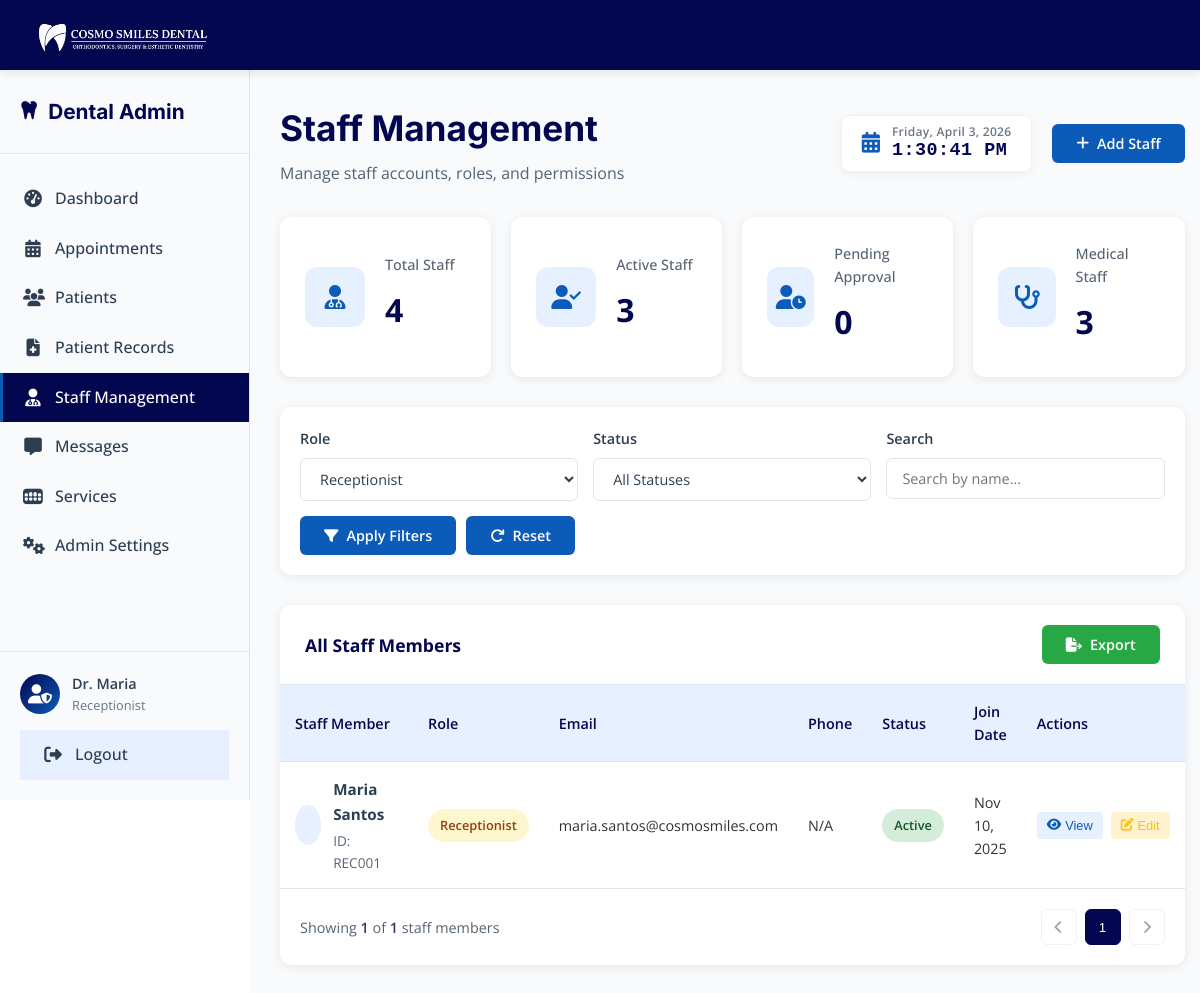
The page /public/admin/admin-staff.php?role=receptionist (signed in) on the database its author committed.
### tables this page shows
CREATE TABLE `staff_users` (
  `id` int(11) NOT NULL AUTO_INCREMENT,
  `staff_id` varchar(20) NOT NULL,
  `email` varchar(100) NOT NULL,
  `password` varchar(255) NOT NULL,
  `first_name` varchar(50) NOT NULL,
  `last_name` varchar(50) NOT NULL,
  `role` enum('receptionist','assistant_dentist') NOT NULL,
  `specialization` varchar(100) DEFAULT NULL,
  `department` varchar(100) DEFAULT NULL,
  `phone` varchar(15) DEFAULT NULL,
  `status` enum('active','inactive') DEFAULT 'active',
  `last_login` timestamp NULL DEFAULT NULL,
  `created_at` timestamp NOT NULL DEFAULT current_timestamp(),
  `updated_at` timestamp NOT NULL DEFAULT current_timestamp() ON UPDATE current_timestamp(),
  PRIMARY KEY (`id`),
  UNIQUE KEY `staff_id` (`staff_id`),
  UNIQUE KEY `email` (`email`)
);

### src/Controllers/AdminStaffController.php (called while the page is built, shortened)
<?php
class AdminStaffController {
    private $conn;
    public function __construct($pdo = null) {
        if ($pdo) {
            $this->conn = $pdo;
        } else {
            $this->db = new Database();
            $this->conn = $this->db->getConnection();
        }
    }
    public function getAllStaff($filters = []) {
        try {
            $limit = isset($filters['limit']) ? (int)$filters['limit'] : 5;
            $page = isset($filters['page']) ? (int)$filters['page'] : 1;
            $offset = ($page - 1) * $limit;
            $queryAdmin = "SELECT id, dentist_id as staff_id, first_name, last_name, email, role, status, created_at, 'admin_type' as user_type
                          FROM admin_users WHERE 1=1";
            $queryStaff = "SELECT id, staff_id, first_name, last_name, email, role, status, created_at, 'staff_type' as user_type
                          FROM staff_users WHERE 1=1";
            $paramsAdmin = [];
            $paramsStaff = [];
            if (!empty($filters['role']) && $filters['role'] !== 'all') {
                $role = $filters['role'];
                if ($role === 'dentist') {
                    $queryStaff .= " AND 1=0";
                } else if ($role === 'receptionist') {
                    $queryAdmin .= " AND 1=0";
                } else {
                    $queryAdmin .= " AND 1=0";
                    $queryStaff .= " AND role = :role";
                    $paramsStaff[':role'] = $role;
                }
            }
            $stmtCountAdmin = $this->conn->prepare("SELECT COUNT(*) FROM (" . $queryAdmin . ") as t");
            $stmtCountAdmin->execute($paramsAdmin);
            $countAdmin = $stmtCountAdmin->fetchColumn();
            $stmtCountStaff = $this->conn->prepare("SELECT COUNT(*) FROM (" . $queryStaff . ") as t");
            $stmtCountStaff->execute($paramsStaff);
            $countStaff = $stmtCountStaff->fetchColumn();
            $totalRecords = $countAdmin + $countStaff;
            $totalPages = ceil($totalRecords / $limit);
            $stmtAdmin = $this->conn->prepare($queryAdmin);
            $stmtAdmin->execute($paramsAdmin);
            $admins = $stmtAdmin->fetchAll(PDO::FETCH_ASSOC);
            $stmtStaff = $this->conn->prepare($queryStaff);
            $stmtStaff->execute($paramsStaff);
            $staff = $stmtStaff->fetchAll(PDO::FETCH_ASSOC);
            $combined = array_merge($admins, $staff);
            usort($combined, function($a, $b) {
                return strtotime($b['created_at']) - strtotime($a['created_at']);
            });
            $paginated = array_slice($combined, $offset, $limit);
            return [
                'staff' => $paginated,
                'total_records' => $totalRecords,
                'total_pages' => $totalPages,
                'current_page' => $page,
                'limit' => $limit
            ];
        } catch (Exception $e) {
            error_log("Error in getAllStaff: " . $e->getMessage());
            return ['staff' => [], 'total_records' => 0, 'total_pages' => 0];
        }
    }
    public function getStaffStats() {
        try {
            $stats = [
                'total' => 0,
                'active' => 0,
                'pending' => 0,
                'medical' => 0
            ];
            $stmtAdmin = $this->conn->query("SELECT status FROM admin_users");
            while ($row = $stmtAdmin->fetch(PDO::FETCH_ASSOC)) {
                $stats['total']++;
                if ($row['status'] === 'active') $stats['active']++;
                $stats['medical']++;
            }
            $stmtStaff = $this->conn->query("SELECT status, role FROM staff_users");
            while ($row = $stmtStaff->fetch(PDO::FETCH_ASSOC)) {
                $stats['total']++;
                if ($row['status'] === 'active') $stats['active']++;
            }
            return $stats;
        } catch (Exception $e) {
            error_log("Error in getStaffStats: " . $e->getMessage());
            return ['total' => 0, 'active' => 0, 'pending' => 0, 'medical' => 0];
        }
    }
}
?>

### public/admin/admin-staff.php (the view, shortened to what this page needs)
<?php
require_once __DIR__ . '/../../src/Controllers/AdminStaffController.php';
$database = new Database();
$pdo = $database->getConnection();
$controller = new AdminStaffController($pdo);
$page = isset($_GET['page']) ? (int)$_GET['page'] : 1;
$limit = 5;
$search = isset($_GET['search']) ? $_GET['search'] : '';
$role = isset($_GET['role']) ? $_GET['role'] : 'all';
$status = isset($_GET['status']) ? $_GET['status'] : 'all';
$data = $controller->getAllStaff([
    'page' => $page,
    'limit' => $limit,
    'search' => $search,
    'role' => $role,
    'status' => $status
]);
$staffList = isset($data['staff']) ? $data['staff'] : [];
$totalPages = isset($data['total_pages']) ? $data['total_pages'] : 1;
$totalRecords = isset($data['total_records']) ? $data['total_records'] : 0;
$stats = $controller->getStaffStats();
?>
<!DOCTYPE html>
<html lang="en">
<head>
    <link rel="stylesheet" href="https://cdnjs.cloudflare.com/ajax/libs/font-awesome/6.4.0/css/all.min.css">
</head>
<body>
    <?php include 'includes/admin-header.php'; ?>
    <div class="admin-container">
        <?php include 'includes/admin-sidebar.php'; ?>
        <main class="admin-main">
            <div class="dashboard-header">
                <div class="header-content">
                    <h1>Staff Management</h1>
                    <p>Manage staff accounts, roles, and permissions</p>
                </div>
                <div class="header-actions">
                    <div class="date-display">
                        <i class="fas fa-calendar-alt"></i>
                        <div class="clock-content">
                            <span id="admin-date">Loading...</span>
                            <span id="admin-time">00:00:00 AM</span>
                        </div>
                    </div>
                    <button class="btn btn-primary" id="add-staff-btn">
                        <i class="fas fa-plus"></i> Add Staff
                    </button>
                </div>
            </div>
            <div class="stats-grid">
                <div class="stat-card">
                    <div class="stat-icon"><i class="fas fa-user-md"></i></div>
                    <div class="stat-content">
                        <h3>Total Staff</h3>
                        <div class="stat-number"><?php echo isset($stats['total']) ? $stats['total'] : 0; ?></div>
                    </div>
                </div>
                <div class="stat-card">
                    <div class="stat-icon"><i class="fas fa-user-check"></i></div>
                    <div class="stat-content">
                        <h3>Active Staff</h3>
                        <div class="stat-number"><?php echo isset($stats['active']) ? $stats['active'] : 0; ?></div>
                    </div>
                </div>
                <div class="stat-card">
                    <div class="stat-icon"><i class="fas fa-user-clock"></i></div>
                    <div class="stat-content">
                        <h3>Pending Approval</h3>
                        <div class="stat-number"><?php echo isset($stats['pending']) ? $stats['pending'] : 0; ?></div>
                    </div>
                </div>
                <div class="stat-card">
                    <div class="stat-icon"><i class="fas fa-stethoscope"></i></div>
                    <div class="stat-content">
                        <h3>Medical Staff</h3>
                        <div class="stat-number"><?php echo isset($stats['medical']) ? $stats['medical'] : 0; ?></div>
                    </div>
                </div>
            </div>
            <div class="staff-filter">
                <div class="filter-row">
                    <div class="filter-group">
                        <label for="role-filter">Role</label>
                        <select id="role-filter" class="filter-control">
                            <option value="receptionist" <?php echo $role == 'receptionist' ? 'selected' : ''; ?>>Receptionist</option>
                        </select>
                    </div>
                    <div class="filter-group">
                        <label for="status-filter">Status</label>
                        <select id="status-filter" class="filter-control">
                            <option value="all" <?php echo $status == 'all' ? 'selected' : ''; ?>>All Statuses</option>
                        </select>
                    </div>
                    <div class="filter-group">
                        <label for="search-filter">Search</label>
                        <input type="text" id="search-filter" class="filter-control" placeholder="Search by name..." value="<?php echo htmlspecialchars($search); ?>">
                    </div>
                    <div class="filter-actions">
                        <button class="btn btn-primary" id="apply-filters-btn">
                            <i class="fas fa-filter"></i> Apply Filters
                        </button>
                        <button class="btn" id="reset-filters-btn">
                            <i class="fas fa-redo"></i> Reset
                        </button>
                    </div>
                </div>
            </div>
            <div class="staff-table-container">
                <div class="table-header">
                    <h3>All Staff Members</h3>
                    <div class="table-actions">
                        <button class="btn btn-success" id="export-btn">
                            <i class="fas fa-file-export"></i> Export
                        </button>
                    </div>
                </div>
                <div class="table-content">
                    <table class="staff-table">
                        <thead>
                            <tr>
                                <th>Staff Member</th>
                                <th>Role</th>
                                <th>Email</th>
                                <th>Phone</th>
                                <th>Status</th>
                                <th>Join Date</th>
                                <th>Actions</th>
                            </tr>
                        </thead>
                        <tbody id="staff-table-body">
                            <?php if (empty($staffList)): ?>
                                <tr>
                                    <td colspan="7" style="text-align: center; padding: 40px;">No staff members found</td>
                                </tr>
                            <?php else: ?>
                                <?php foreach ($staffList as $staff): ?>
                                <tr>
                                    <td data-label="Staff Member">
                                        <div class="staff-info">
                                            <div class="staff-avatar">
                                            </div>
                                            <div class="staff-details">
                                                <h4><?php echo htmlspecialchars($staff['first_name'] . ' ' . $staff['last_name']); ?></h4>
                                                <p>ID: <?php echo htmlspecialchars($staff['staff_id']); ?></p>
                                            </div>
                                        </div>
                                    </td>
                                    <td data-label="Role">
                                        <span class="staff-role role-<?php echo strtolower(str_replace(' ', '_', $staff['role'])); ?>"><?php
                                            $displayRole = str_replace('_', ' ', $staff['role']);
                                            echo ($displayRole === 'admin') ? 'Dentist' : htmlspecialchars(ucfirst($displayRole));
                                        ?></span>
                                    </td>
                                    <td data-label="Email"><?php echo htmlspecialchars($staff['email']); ?></td>
                                    <td data-label="Phone"><?php echo !empty($staff['phone']) ? htmlspecialchars($staff['phone']) : 'N/A'; ?></td>
                                    <td data-label="Status">
                                        <span class="staff-status status-<?php echo strtolower($staff['status']); ?>"><?php echo htmlspecialchars(ucfirst($staff['status'])); ?></span>
                                    </td>
                                    <td data-label="Join Date"><?php echo date('M d, Y', strtotime($staff['created_at'])); ?></td>
                                    <td data-label="Actions">
                                        <div class="staff-actions">
                                            <button class="action-btn view" data-id="<?php echo $staff['id']; ?>" data-type="<?php echo $staff['user_type']; ?>">
                                                <i class="fas fa-eye"></i> View
                                            </button>
                                            <button class="action-btn edit" data-id="<?php echo $staff['id']; ?>" data-type="<?php echo $staff['user_type']; ?>">
                                                <i class="fas fa-edit"></i> Edit
                                            </button>
                                        </div>
                                    </td>
                                </tr>
                                <?php endforeach; ?>
                            <?php endif; ?>
                        </tbody>
                    </table>
                </div>
                <div class="pagination-container">
                    <div class="pagination-info">
                        Showing <span><?php echo count($staffList); ?></span> of <span><?php echo $totalRecords; ?></span> staff members
                    </div>
                    <div class="pagination-controls" id="pagination-controls">
                        <button class="pagination-btn" id="prev-page" <?php echo $page <= 1 ? 'disabled' : ''; ?> data-page="<?php echo $page - 1; ?>">
                            <i class="fas fa-chevron-left"></i>
                        </button>
                        <div class="page-numbers">
                            <?php
                            $startPage = max(1, $page - 2);
                            $endPage = min($totalPages, $startPage + 4);
                            if ($endPage - $startPage < 4) $startPage = max(1, $endPage - 4);
                            for($i = $startPage; $i <= $endPage; $i++):
                            ?>
                                <button class="page-btn <?php echo $i === $page ? 'active' : ''; ?>" data-page="<?php echo $i; ?>"><?php echo $i; ?></button>
                            <?php endfor; ?>
                        </div>
                        <button class="pagination-btn" id="next-page" <?php echo $page >= $totalPages ? 'disabled' : ''; ?> data-page="<?php echo $page + 1; ?>">
                            <i class="fas fa-chevron-right"></i>
                        </button>
                    </div>
                </div>
            </div>
        </main>
    </div>
</body>
</html>

### rows shown on the page
staff_users: first_name+last_name "Maria Santos", staff "REC001", role "Receptionist", email "maria.santos@cosmosmiles.com", status "Active", created_at "Nov 10, 2025"

### other values the page prints
$item['label'] "Dashboard"
$item['label'] "Appointments"
$item['label'] "Patients"
$item['label'] "Patient Records"
$item['label'] "Staff Management"
$item['label'] "Messages"
$item['label'] "Services"
$item['label'] "Admin Settings"
$sidebarAdminName "Dr. Maria"
$sidebarAdminRole "Receptionist"
$stats['total'] "4"
$stats['active'] "3"
$stats['pending'] "0"
$stats['medical'] "3"
count($staffList) "1"
